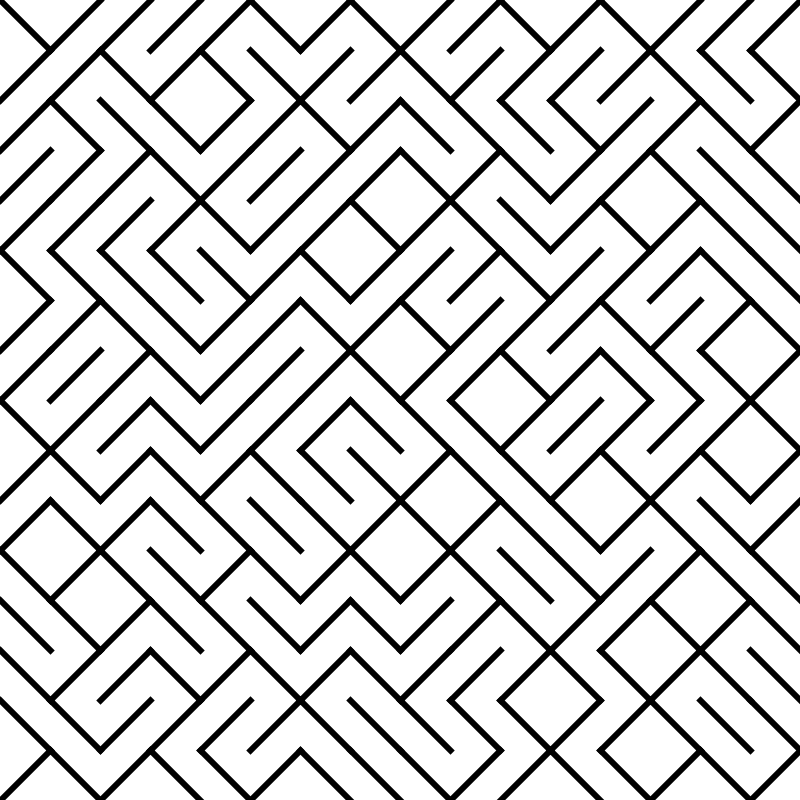
Frame 1 (no input)
Frame 60 (the mouse pressed at the canvas centre just before this capture): identical to frame 1, image omitted
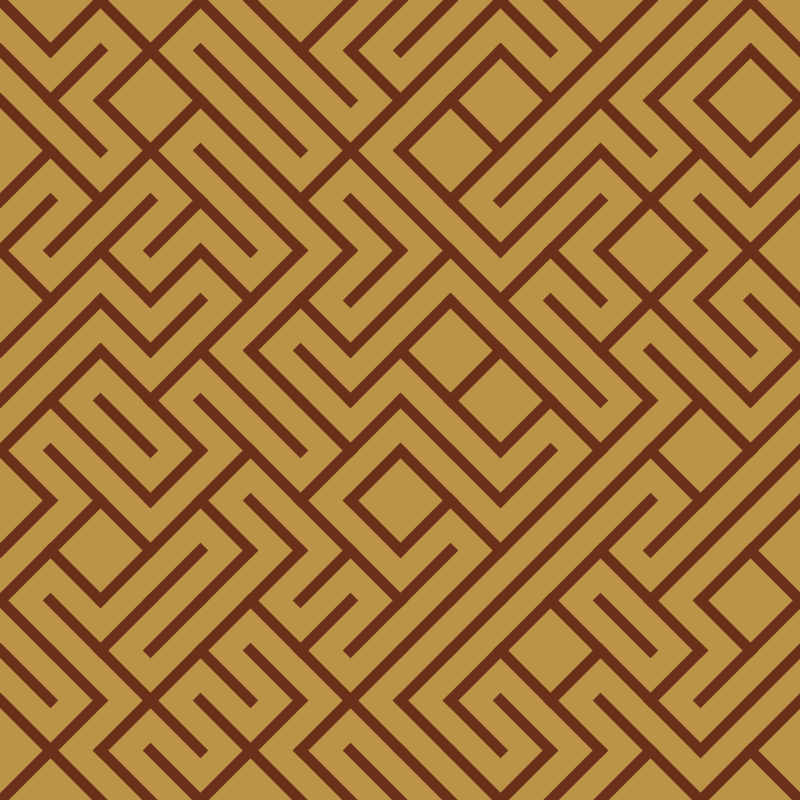
Frame 120 (the mouse held since frame 60 and released just before this capture)

The Processing sketch that drew these frames (run headless with seeded random() and noise(); from frame 60 on, the mouse is pressed at the canvas centre):

// Processing sketch: week04_alptugan_Truchet_Tiles_interactive_06
// ── week04_alptugan_Truchet_Tiles_interactive_06.pde
// Declare starting point of the lines
int xStart;
int yStart;
int xEnd;
int yEnd;

int tileSize;
int randomSeedVal;
int rBg;
int gBg;
int bBg;

int rLine;
int gLine;
int bLine;

int strokeThck;

// setup function runs once, when the program starts
void setup() {
  // set window position on screen
  surface.setLocation(0, 200);

  //Set window size
  size(800, 800);

  // set background color
  background(#ffffff);

  // Set the square tile size
  tileSize = 50;

  // Assign the values to the x and y
  xStart = 0;
  xEnd   = tileSize;
  yStart = 0;
  yEnd   = yStart;

  randomSeedVal = 10;
  
  rBg = 255;
  gBg = 255;
  bBg = 255;
  
  rLine = 0;
  gLine = 0;
  bLine = 0;
  
  strokeThck = 6;
}


// Draw function runs until the program stops
void draw() {
  background(rBg, gBg, bBg);
  strokeWeight(strokeThck);
  strokeCap(PROJECT);

  randomSeed(randomSeedVal);
  // Draw 1st row
  for (int i = 0; i < width; i = i + tileSize) {
    for (int j = 0; j < height; j = j + tileSize) {
      // conditon to change line orientation
      
      float rnd = random(0, 1);

      if (rnd > 0.5) {
        // Draw horizontal line
        xStart = 0;
        xEnd   = tileSize;
        yStart = 0;
        yEnd   = tileSize;
      } 
      else
      {
        // Draw vertical line 
        xStart = tileSize;
        xEnd   = 0;
        yStart = 0;
        yEnd   = tileSize;
      }
      
      stroke(rLine, gLine, bLine);
      line(xStart + i, 
        yStart + j, 
        xEnd + i, 
        yEnd + j);
    }
  }

}

void mousePressed() {
  randomSeedVal = millis();
  
  // Change Line color
  rLine = int(random(0, 255));
  gLine = int(random(0, 255));
  bLine = int(random(0, 255));
  
  // Change background color
  rBg = int(random(0, 255));
  gBg = int(random(0, 255));
  bBg = int(random(0, 255));
 
  
  // Change thickness
  strokeThck = int(random(4, 20));
}
